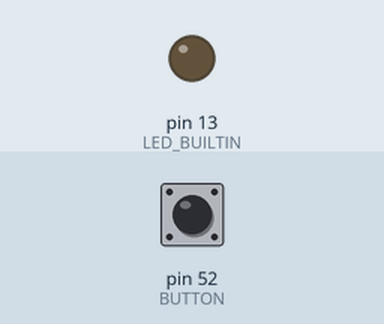
This sketch was run on a simulated Arduino Mega 2560, built with avr-gcc and run on an emulated ATmega2560. On the bench: output pins drawn as LEDs (lit = HIGH). Inputs (shaded band) come from the test bench; at power-on: pin 52 (BUTTON) LOW.

Above: at 1.2 s.
1.3 s: pin 52 (BUTTON) pulled HIGH for 0.15 s
At 1.37 s:
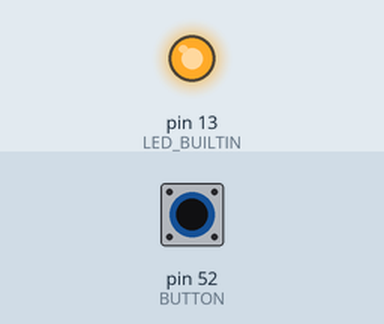
2.9 s: pin 52 (BUTTON) pulled HIGH for 3.2 s
At 6.5 s:
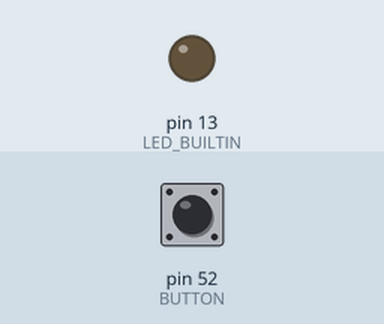
Timing chart, 0 to 8.0 s (numbered marks = the images above; inputs shaded):
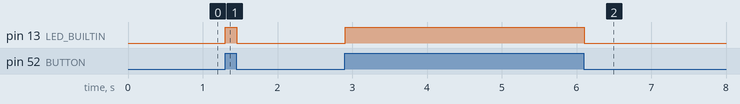

Measured:
- after the input at 1.3 s, pin 13 (LED_BUILTIN): LOW → HIGH at once, → LOW 0.15 s later
- after the input at 2.9 s, pin 13 (LED_BUILTIN): LOW → HIGH at once, → LOW 3.2 s later

The sketch:

circle_example.ino
```cpp
#define BUTTON 52

// UART Start frame
#define FRAME_START_LOW        0x5A
#define FRAME_START_HIGH      0xA5

// DWIN Command set
#define CMD_REGISTER_WRITE      0x80
#define CMD_REGISTER_READ     0x81
#define CMD_VARIABLE_WRITE      0x82
#define CMD_VARIABLE_READ     0x83
#define CMD_TREND_CURVE_BUFFER    0x84

#define WRITE_REGISTER_NO_BYTES 7
#define WRITE_VARIABLE_NO_BYTES 8

#define CIRCLE_REG 0x0102

void display_write_variable(uint16_t variable_id, int16_t value)
{
  const uint8_t no_bytes = 5;

  uint8_t bytes[WRITE_VARIABLE_NO_BYTES];
  bytes[0] = FRAME_START_LOW;
  bytes[1] = FRAME_START_HIGH;
  bytes[2] = no_bytes;
  bytes[3] = CMD_VARIABLE_WRITE;
  bytes[4] = (variable_id >> 8) & 0xFF;
  bytes[5] = variable_id & 0xFF;
  bytes[6] = (value >> 8) & 0xFF;
  bytes[7] = value & 0xFF;

  Serial1.write(bytes, WRITE_VARIABLE_NO_BYTES);
}


void setup()
{
  pinMode(LED_BUILTIN, OUTPUT);
  pinMode(BUTTON, INPUT);

  // Open serial communications and wait for port to open:
  //Serial.begin(115200);
  /*while (!Serial) {
    ; // wait for serial port to connect. Needed for Native USB only
  }


  Serial.println("Goodnight moon!");

  */
  // set the data rate for the SoftwareSerial port
  Serial1.begin(19200);
}

void loop() // run over and over
{
  if(digitalRead(BUTTON)){
    digitalWrite(LED_BUILTIN, HIGH);
    display_write_variable(CIRCLE_REG, 0);
  } else {
    digitalWrite(LED_BUILTIN, LOW);
    display_write_variable(CIRCLE_REG, 1);
  }

  /*if (mySerial.available()){
    Serial.write(mySerial.read());
       // turn the LED on (HIGH is the voltage level)

  }
  if (Serial.available())
    mySerial.write(Serial.read());*/
}
```
